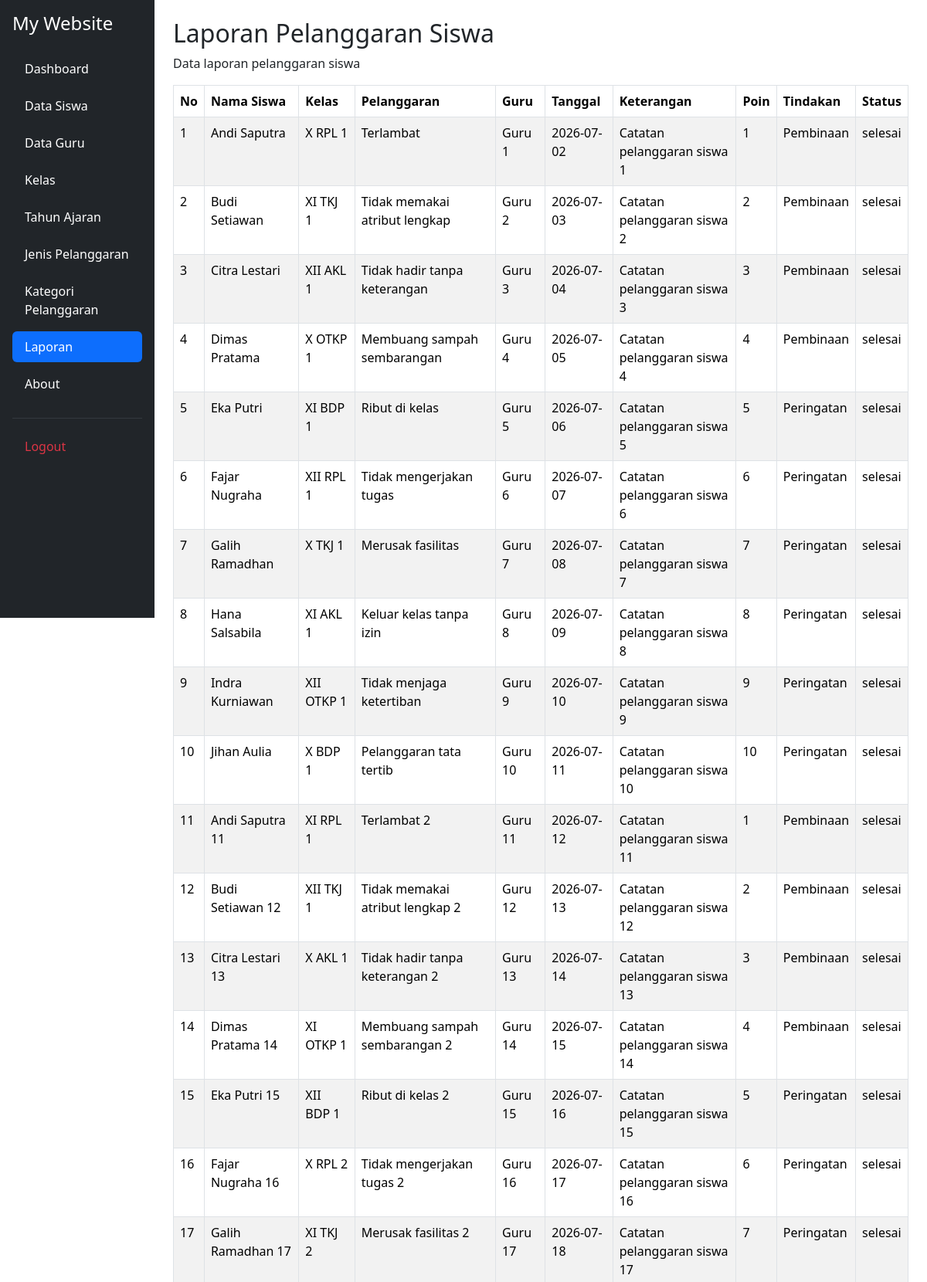
The app's page /laporan.php (signed in, upper part) with its own data.
### tables this page shows
CREATE TABLE `t_pelanggaran_siswa` (
  `id` int(11) NOT NULL,
  `tahun_ajaran_id` int(11) NOT NULL,
  `siswa_id` int(11) NOT NULL,
  `nama_siswa` varchar(150) NOT NULL,
  `kelas_id` int(11) NOT NULL,
  `nama_kelas` varchar(100) NOT NULL,
  `pelanggaran_id` int(11) NOT NULL,
  `nama_pelanggaran` varchar(150) NOT NULL,
  `pelanggaran_kategori_id` int(11) NOT NULL,
  `guru_id` int(11) NOT NULL,
  `nama_guru` varchar(150) NOT NULL,
  `tanggal` date NOT NULL,
  `keterangan` text NOT NULL,
  `poin` int(11) NOT NULL,
  `tindakan` text NOT NULL,
  `status` varchar(30) NOT NULL,
  `created_at` timestamp NOT NULL DEFAULT current_timestamp(),
  `updated_at` timestamp NOT NULL DEFAULT current_timestamp()
);

### laporan.php (the view, shortened to what this page needs)
<?php
include 'config/koneksi.php';
$query = "SELECT * FROM t_pelanggaran_siswa ORDER BY id ASC";
$hasil = mysqli_query($koneksi, $query);
?>
<!DOCTYPE html>
<html lang="id">
<head>
    <link href="https://cdn.jsdelivr.net/npm/bootstrap@5.3.3/dist/css/bootstrap.min.css" rel="stylesheet">
</head>
<body>
<div class="container-fluid">
    <div class="row">
        <?php include 'includes/sidebar.php'; ?>
<main class="col-md-9 col-lg-10 p-4 ms-md-auto">
            <h2>Laporan Pelanggaran Siswa</h2>
            <p>
                Data laporan pelanggaran siswa
            </p>
            <div class="table-responsive">
                <table class="table table-bordered table-striped">
                    <thead>
                        <tr>
                            <th>No</th>
                            <th>Nama Siswa</th>
                            <th>Kelas</th>
                            <th>Pelanggaran</th>
                            <th>Guru</th>
                            <th>Tanggal</th>
                            <th>Keterangan</th>
                            <th>Poin</th>
                            <th>Tindakan</th>
                            <th>Status</th>
                        </tr>
                    </thead>
                    <tbody>
                        <?php
                        $no = 1;
                        while ($data = mysqli_fetch_assoc($hasil)) {
                        ?>
                        <tr>
                            <td><?php echo $no++; ?></td>
                            <td><?php echo $data['nama_siswa']; ?></td>
                            <td><?php echo $data['nama_kelas']; ?></td>
                            <td><?php echo $data['nama_pelanggaran']; ?></td>
                            <td><?php echo $data['nama_guru']; ?></td>
                            <td><?php echo $data['tanggal']; ?></td>
                            <td><?php echo $data['keterangan']; ?></td>
                            <td><?php echo $data['poin']; ?></td>
                            <td><?php echo $data['tindakan']; ?></td>
                            <td><?php echo $data['status']; ?></td>
                        </tr>
                        <?php
                        }
                        ?>
                    </tbody>
                </table>
            </div>
        </main>
    </div>
</div>
</body>
</html>

### records on screen
t_pelanggaran_siswa: nama_siswa "Andi Saputra", nama_kelas "X RPL 1", nama_pelanggaran "Terlambat", nama_guru "Guru 1", tanggal "2026-07-02", keterangan "Catatan pelanggaran siswa 1", poin "1", tindakan "Pembinaan", status "selesai"
t_pelanggaran_siswa: nama_siswa "Budi Setiawan", nama_kelas "XI TKJ 1", nama_pelanggaran "Tidak memakai atribut lengkap", nama_guru "Guru 2", tanggal "2026-07-03", keterangan "Catatan pelanggaran siswa 2", poin "2", tindakan "Pembinaan", status "selesai"
t_pelanggaran_siswa: nama_siswa "Citra Lestari", nama_kelas "XII AKL 1", nama_pelanggaran "Tidak hadir tanpa keterangan", nama_guru "Guru 3", tanggal "2026-07-04", keterangan "Catatan pelanggaran siswa 3", poin "3", tindakan "Pembinaan", status "selesai"
t_pelanggaran_siswa: nama_siswa "Dimas Pratama", nama_kelas "X OTKP 1", nama_pelanggaran "Membuang sampah sembarangan", nama_guru "Guru 4", tanggal "2026-07-05", keterangan "Catatan pelanggaran siswa 4", poin "4", tindakan "Pembinaan", status "selesai"
t_pelanggaran_siswa: nama_siswa "Eka Putri", nama_kelas "XI BDP 1", nama_pelanggaran "Ribut di kelas", nama_guru "Guru 5", tanggal "2026-07-06", keterangan "Catatan pelanggaran siswa 5", poin "5", tindakan "Peringatan", status "selesai"
t_pelanggaran_siswa: nama_siswa "Fajar Nugraha", nama_kelas "XII RPL 1", nama_pelanggaran "Tidak mengerjakan tugas", nama_guru "Guru 6", tanggal "2026-07-07", keterangan "Catatan pelanggaran siswa 6", poin "6", tindakan "Peringatan", status "selesai"
t_pelanggaran_siswa: nama_siswa "Galih Ramadhan", nama_kelas "X TKJ 1", nama_pelanggaran "Merusak fasilitas", nama_guru "Guru 7", tanggal "2026-07-08", keterangan "Catatan pelanggaran siswa 7", poin "7", tindakan "Peringatan", status "selesai"
t_pelanggaran_siswa: nama_siswa "Hana Salsabila", nama_kelas "XI AKL 1", nama_pelanggaran "Keluar kelas tanpa izin", nama_guru "Guru 8", tanggal "2026-07-09", keterangan "Catatan pelanggaran siswa 8", poin "8", tindakan "Peringatan", status "selesai"
t_pelanggaran_siswa: nama_siswa "Indra Kurniawan", nama_kelas "XII OTKP 1", nama_pelanggaran "Tidak menjaga ketertiban", nama_guru "Guru 9", tanggal "2026-07-10", keterangan "Catatan pelanggaran siswa 9", poin "9", tindakan "Peringatan", status "selesai"
t_pelanggaran_siswa: nama_siswa "Jihan Aulia", nama_kelas "X BDP 1", nama_pelanggaran "Pelanggaran tata tertib", nama_guru "Guru 10", tanggal "2026-07-11", keterangan "Catatan pelanggaran siswa 10", poin "10", tindakan "Peringatan", status "selesai"
t_pelanggaran_siswa: nama_siswa "Andi Saputra 11", nama_kelas "XI RPL 1", nama_pelanggaran "Terlambat 2", nama_guru "Guru 11", tanggal "2026-07-12", keterangan "Catatan pelanggaran siswa 11", poin "1", tindakan "Pembinaan", status "selesai"
t_pelanggaran_siswa: nama_siswa "Budi Setiawan 12", nama_kelas "XII TKJ 1", nama_pelanggaran "Tidak memakai atribut lengkap 2", nama_guru "Guru 12", tanggal "2026-07-13", keterangan "Catatan pelanggaran siswa 12", poin "2", tindakan "Pembinaan", status "selesai"
t_pelanggaran_siswa: nama_siswa "Citra Lestari 13", nama_kelas "X AKL 1", nama_pelanggaran "Tidak hadir tanpa keterangan 2", nama_guru "Guru 13", tanggal "2026-07-14", keterangan "Catatan pelanggaran siswa 13", poin "3", tindakan "Pembinaan", status "selesai"
t_pelanggaran_siswa: nama_siswa "Dimas Pratama 14", nama_kelas "XI OTKP 1", nama_pelanggaran "Membuang sampah sembarangan 2", nama_guru "Guru 14", tanggal "2026-07-15", keterangan "Catatan pelanggaran siswa 14", poin "4", tindakan "Pembinaan", status "selesai"
t_pelanggaran_siswa: nama_siswa "Eka Putri 15", nama_kelas "XII BDP 1", nama_pelanggaran "Ribut di kelas 2", nama_guru "Guru 15", tanggal "2026-07-16", keterangan "Catatan pelanggaran siswa 15", poin "5", tindakan "Peringatan", status "selesai"
t_pelanggaran_siswa: nama_siswa "Fajar Nugraha 16", nama_kelas "X RPL 2", nama_pelanggaran "Tidak mengerjakan tugas 2", nama_guru "Guru 16", tanggal "2026-07-17", keterangan "Catatan pelanggaran siswa 16", poin "6", tindakan "Peringatan", status "selesai"
t_pelanggaran_siswa: nama_siswa "Galih Ramadhan 17", nama_kelas "XI TKJ 2", nama_pelanggaran "Merusak fasilitas 2", nama_guru "Guru 17", tanggal "2026-07-18", keterangan "Catatan pelanggaran siswa 17", poin "7", tindakan "Peringatan", status "selesai"
